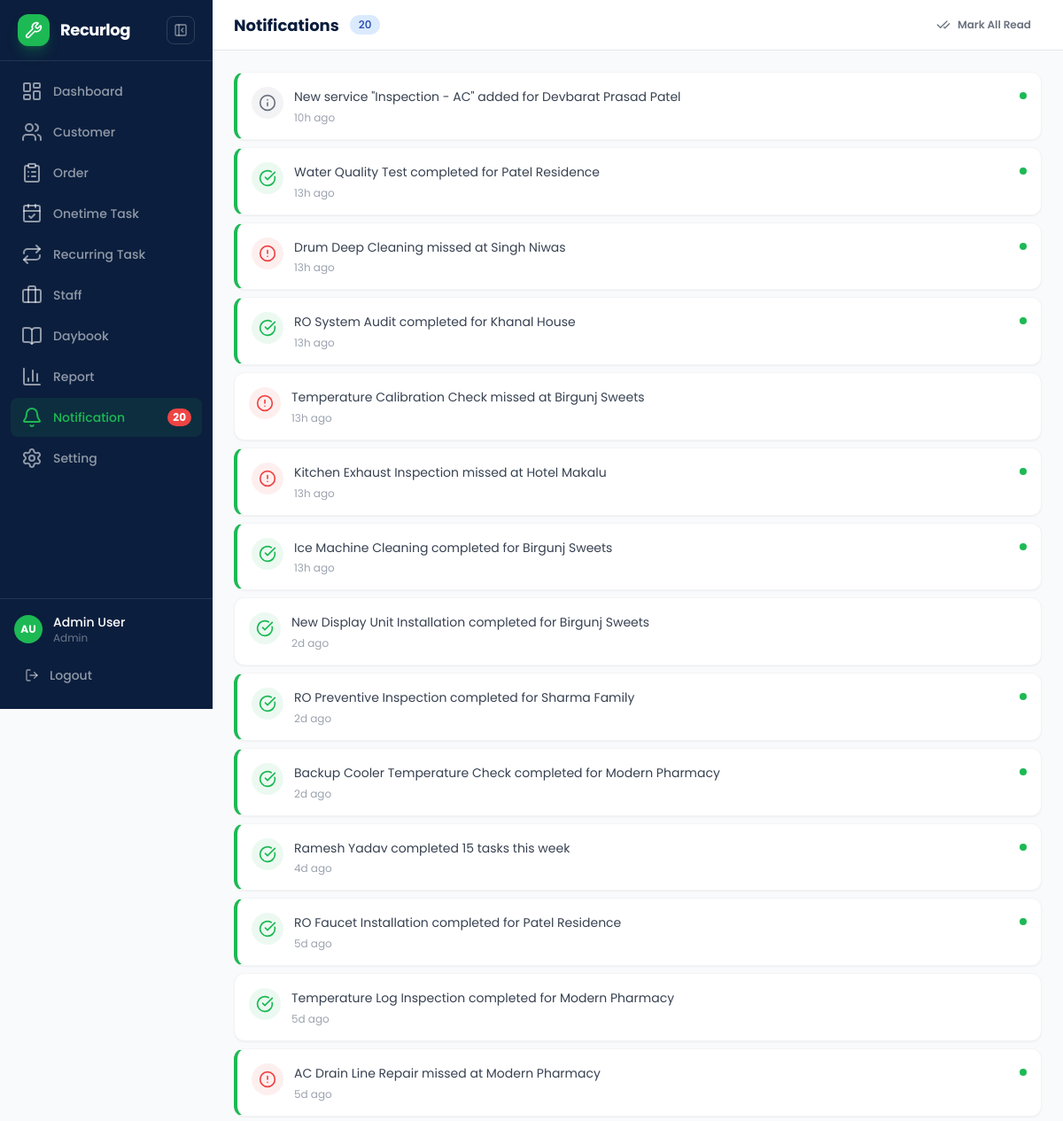
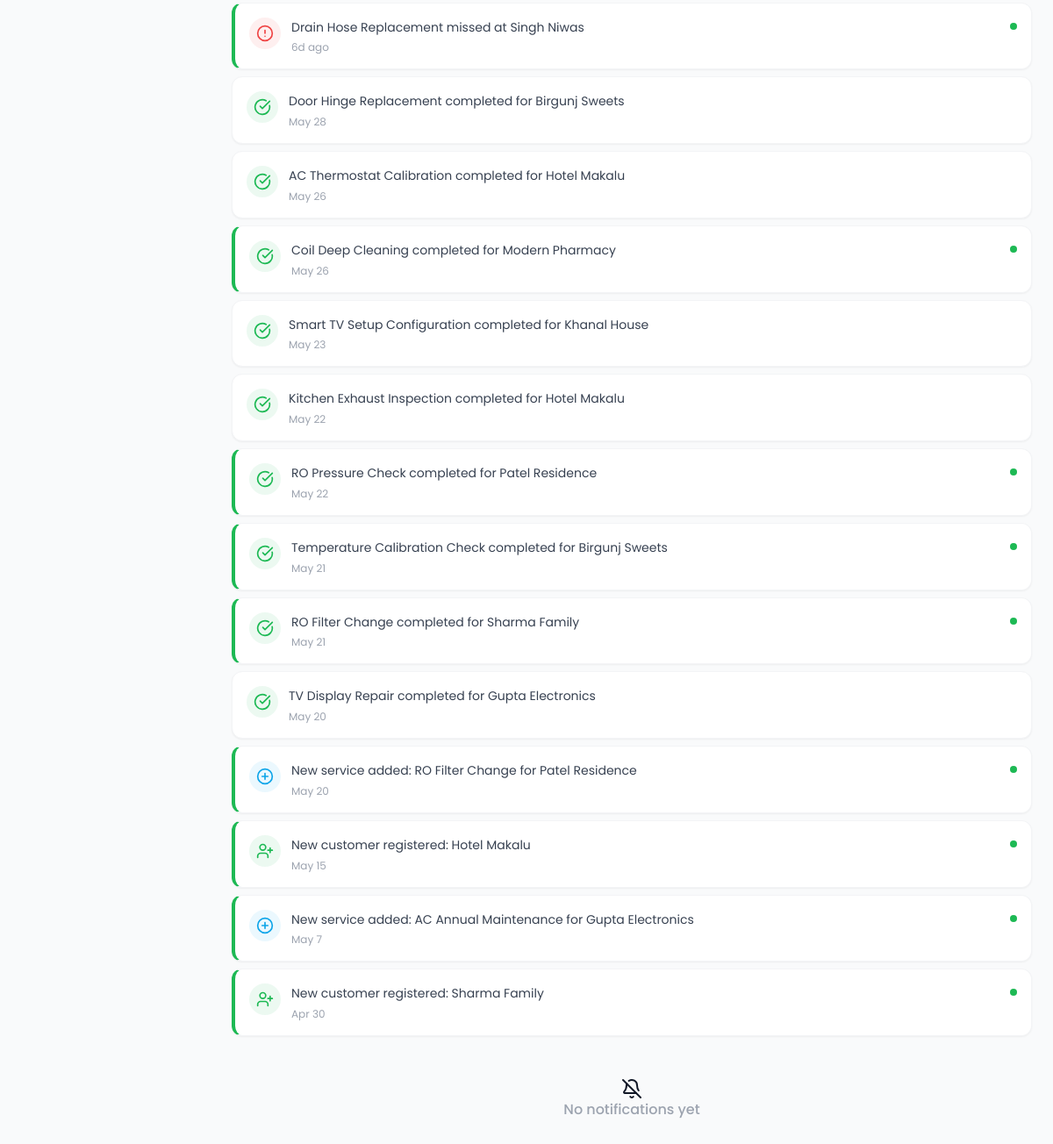
/pages/notifications.php (signed in), run on the app's committed database (2 pictures, top to bottom).
### tables this page shows
CREATE TABLE `fscrm_notifications` (
  `id` int(11) NOT NULL AUTO_INCREMENT,
  `text` text NOT NULL,
  `type` varchar(50) DEFAULT 'info',
  `related_id` int(11) DEFAULT NULL,
  `is_read` tinyint(1) DEFAULT 0,
  `created_at` datetime DEFAULT current_timestamp(),
  PRIMARY KEY (`id`)
);

### includes/config.php (called while the page is built, shortened)
<?php
function getCsrfToken() {
    return $_SESSION['csrf_token'];
}
function cacheBust() {
    $cssFile = __DIR__ . '/../assets/css/custom.css';
    $mtime = file_exists($cssFile) ? filemtime($cssFile) : time();
    return dechex($mtime);
}

### pages/notifications.php (the view, shortened to what this page needs)
<?php
require_once '../includes/config.php';
$db = getDB();
$result = $db->query("SELECT * FROM fscrm_notifications ORDER BY created_at DESC");
$notifications = $result->fetch_all(MYSQLI_ASSOC);
function notifIcon($type) {
    $map = array(
        'task_completed' => array('check-circle', '#1DB954'),
        'task_missed' => array('alert-circle', '#EF4444'),
        'service_added' => array('plus-circle', '#0EA5E9'),
        'customer_added' => array('user-plus', '#1DB954'),
        'order_created' => array('clipboard-list', '#3B82F6'),
        'order_assigned' => array('user-check', '#8B5CF6'),
        'order_completed' => array('check-circle', '#22C55E'),
    );
    return isset($map[$type]) ? $map[$type] : array('info', '#6B7280');
}
function relativeTime($dateStr) {
    $ts = strtotime($dateStr);
    $diff = time() - $ts;
    if ($diff < 86400) return floor($diff / 3600) . 'h ago';
    if ($diff < 604800) return floor($diff / 86400) . 'd ago';
    return date('M j', $ts);
}
?><!DOCTYPE html>
<html lang="en">
<head>
  <script src="https://cdn.tailwindcss.com"></script>
  <link rel="stylesheet" href="../assets/css/custom.css?v=<?= cacheBust() ?>">
</head>
<body class="bg-gray-50 font-sans min-h-screen">
<?php require_once '../includes/header.php'; ?>
  <div class="page-content">
    <header class="page-header">
      <div class="page-header-inner">
        <div class="flex items-center gap-2">
          <h1 class="page-title">Notifications</h1>
          <span id="notification-badge" class="badge badge-info ml-1"<?= $unreadCount === 0 ? ' style="display:none"' : '' ?>><?= $unreadCount ?></span>
        </div>
        <form method="POST" action="" style="display:inline">
          <button type="submit" name="mark_all_read" class="btn btn-sm btn-ghost">
            <i data-lucide="check-check" class="w-4 h-4"></i> Mark All Read
          </button>
        </form>
      </div>
    </header>
    <div class="p-4 sm:p-6">
      <div id="notifications-list" class="space-y-2">
        <?php if (count($notifications) > 0): ?>
          <?php foreach ($notifications as $n):
            $ico = notifIcon($n['type']);
          ?>
          <?php if ($n['is_read']): ?>
          <div class="bg-white rounded-xl border border-gray-100 shadow-sm p-4 flex items-start gap-3 hover:shadow-md transition-all">
          <?php else: ?>
          <a href="?mark_read=<?= (int)$n['id'] ?>&csrf_token=<?= urlencode(getCsrfToken()) ?>" class="block no-underline">
            <div class="bg-white rounded-xl border border-gray-100 shadow-sm p-4 flex items-start gap-3 hover:shadow-md transition-all border-l-4 border-l-brand">
          <?php endif; ?>
              <div class="w-9 h-9 rounded-full flex items-center justify-center flex-shrink-0" style="background:<?= $ico[1] ?>15">
                <i data-lucide="<?= $ico[0] ?>" class="w-5 h-5" style="color:<?= $ico[1] ?>"></i>
              </div>
              <div class="flex-1 min-w-0">
                <p class="text-sm text-gray-700 leading-relaxed"><?= htmlspecialchars($n['text']) ?></p>
                <p class="text-xs text-gray-400 mt-1"><?= htmlspecialchars(relativeTime($n['created_at'])) ?></p>
              </div>
              <?php if (!$n['is_read']): ?>
              <span class="w-2 h-2 rounded-full bg-brand flex-shrink-0 mt-1.5"></span>
              <?php endif; ?>
            </div>
          <?php if (!$n['is_read']): ?>
          </a>
          <?php endif; ?>
          <?php endforeach; ?>
        <?php endif; ?>
      </div>
      <div id="notifications-empty" class="empty-state<?= count($notifications) > 0 ? ' hidden' : '' ?>">
        <i data-lucide="bell-off"></i>
        <p>No notifications yet</p>
      </div>
    </div>
  </div>
  <?php require_once '../includes/footer.php'; ?>
</body>
</html>

### assets/css/custom.css (style rules this page uses)
:root { --color-primary: #1DB954; --color-primary-dark: #16a34a; --color-success: #22C55E; --color-danger: #EF4444; --color-warning: #F59E0B; --color-info: #3B82F6; --color-navy: #0B1E3D; --color-amber: #F59E0B; --color-neutral-50: #F9FAFB; --color-neutral-100: #F3F4F6; --color-neutral-200: #E5E7EB; --color-neutral-300: #D1D5DB; --color-neutral-400: #9CA3AF; --color-neutral-500: #6B7280; --color-neutral-600: #4B5563; --color-neutral-700: #374151; --color-neutral-800: #1F2937; --color-neutral-900: #111827; --space-1: 4px; --space-2: 8px; --space-3: 12px; --space-4: 16px; --space-5: 20px; --space-6: 24px; --space-8: 32px; --space-10: 40px; --space-12: 48px; --radius-sm: 4px; --radius-md: 8px; --radius-lg: 12px; --radius-xl: 16px; --radius-full: 999px; --text-xs: 12px; --text-sm: 14px; --text-base: 16px; --text-lg: 18px; --text-xl: 20px; --text-2xl: 24px; --text-3xl: 30px; --text-4xl: 36px; --shadow-sm: 0 1px 2px rgba(0,0,0,0.05); --shadow-md: 0 4px 6px -1px rgba(0,0,0,0.1), 0 2px 4px -2px rgba(0,0,0,0.1); --shadow-lg: 0 10px 15px -3px rgba(0,0,0,0.1), 0 4px 6px -4px rgba(0,0,0,0.1); --sidebar-width: 240px; --sidebar-collapsed-width: 60px; --header-height: 56px; --bottom-nav-height: 56px; }
*, *::before, *::after { box-sizing: border-box; }
html { -webkit-text-size-adjust: 100%; scroll-behavior: smooth; }
body { font-family: 'Poppins', sans-serif; font-size: var(--text-base); line-height: 1.5; color: var(--color-neutral-900); background: var(--color-neutral-50); -webkit-font-smoothing: antialiased; -moz-osx-font-smoothing: grayscale; overflow-x: hidden; }
@media (min-width: 768px) { .page-content { margin-left: var(--sidebar-width); transition: margin-left 250ms ease; min-height: 100vh; } }
.page-content { min-height: 100vh; }
.page-header { position: sticky; top: 0; z-index: 20; background: #fff; border-bottom: 1px solid var(--color-neutral-200); }
.page-header-inner { display: flex; align-items: center; justify-content: space-between; height: var(--header-height); padding: 0 var(--space-4); }
.page-title { font-size: var(--text-lg); font-weight: 700; color: var(--color-navy); margin: 0; }
@media (min-width: 768px) { .page-header-inner { padding: 0 var(--space-6); } }
.btn { display: inline-flex; align-items: center; justify-content: center; gap: 8px; border: none; font-family: inherit; font-weight: 600; cursor: pointer; border-radius: var(--radius-lg); transition: all 150ms; text-decoration: none; white-space: nowrap; -webkit-tap-highlight-color: transparent; min-height: 44px; }
.btn-sm { padding: 6px 12px; font-size: var(--text-xs); min-height: 32px; border-radius: var(--radius-md); }
.btn-ghost { background: transparent; color: var(--color-neutral-500); }
.badge { display: inline-flex; align-items: center; gap: 4px; padding: 3px 10px; border-radius: var(--radius-full); font-size: var(--text-xs); font-weight: 500; white-space: nowrap; line-height: 1.4; }
.badge-info { background: #DBEAFE; color: #1E40AF; }
.empty-state { display: flex; flex-direction: column; align-items: center; justify-content: center; padding: var(--space-12) var(--space-4); text-align: center; }
.empty-state p { color: var(--color-neutral-400); font-weight: 500; }

### data on the page
fscrm_notifications: text "New service \"Inspection - AC\" added for Devbarat Prasad Patel", created_at "10h ago", is_read 0 (drawn)
fscrm_notifications: text "Water Quality Test completed for Patel Residence", created_at "13h ago", is_read 0 (drawn)
fscrm_notifications: text "Drum Deep Cleaning missed at Singh Niwas", created_at "13h ago", is_read 0 (drawn)
fscrm_notifications: text "RO System Audit completed for Khanal House", created_at "13h ago", is_read 0 (drawn)
fscrm_notifications: text "Temperature Calibration Check missed at Birgunj Sweets", created_at "13h ago"
fscrm_notifications: text "Kitchen Exhaust Inspection missed at Hotel Makalu", created_at "13h ago", is_read 0 (drawn)
fscrm_notifications: text "Ice Machine Cleaning completed for Birgunj Sweets", created_at "13h ago", is_read 0 (drawn)
fscrm_notifications: text "New Display Unit Installation completed for Birgunj Sweets", created_at "2d ago"
fscrm_notifications: text "RO Preventive Inspection completed for Sharma Family", created_at "2d ago", is_read 0 (drawn)
fscrm_notifications: text "Backup Cooler Temperature Check completed for Modern Pharmacy", created_at "2d ago", is_read 0 (drawn)
fscrm_notifications: text "Ramesh Yadav completed 15 tasks this week", created_at "4d ago", is_read 0 (drawn)
fscrm_notifications: text "RO Faucet Installation completed for Patel Residence", created_at "5d ago", is_read 0 (drawn)
fscrm_notifications: text "Temperature Log Inspection completed for Modern Pharmacy", created_at "5d ago"
fscrm_notifications: text "AC Drain Line Repair missed at Modern Pharmacy", created_at "5d ago", is_read 0 (drawn)
fscrm_notifications: text "Drain Hose Replacement missed at Singh Niwas", created_at "6d ago", is_read 0 (drawn)
fscrm_notifications: text "Door Hinge Replacement completed for Birgunj Sweets", created_at "May 28"
fscrm_notifications: text "AC Thermostat Calibration completed for Hotel Makalu", created_at "May 26"
fscrm_notifications: text "Coil Deep Cleaning completed for Modern Pharmacy", created_at "May 26", is_read 0 (drawn)
fscrm_notifications: text "Smart TV Setup Configuration completed for Khanal House", created_at "May 23"
fscrm_notifications: text "Kitchen Exhaust Inspection completed for Hotel Makalu", created_at "May 22"
fscrm_notifications: text "RO Pressure Check completed for Patel Residence", created_at "May 22", is_read 0 (drawn)
fscrm_notifications: text "Temperature Calibration Check completed for Birgunj Sweets", created_at "May 21", is_read 0 (drawn)
fscrm_notifications: text "RO Filter Change completed for Sharma Family", created_at "May 21", is_read 0 (drawn)
fscrm_notifications: text "TV Display Repair completed for Gupta Electronics", created_at "May 20"
fscrm_notifications: text "New service added: RO Filter Change for Patel Residence", created_at "May 20", is_read 0 (drawn)
fscrm_notifications: text "New customer registered: Hotel Makalu", created_at "May 15", is_read 0 (drawn)
fscrm_notifications: text "New service added: AC Annual Maintenance for Gupta Electronics", created_at "May 7", is_read 0 (drawn)
fscrm_notifications: text "New customer registered: Sharma Family", created_at "Apr 30", is_read 0 (drawn)

### other printed values
$unreadCount "20"
$userInitials "AU"
$user['name'] "Admin User"
$user['role'] "Admin"
